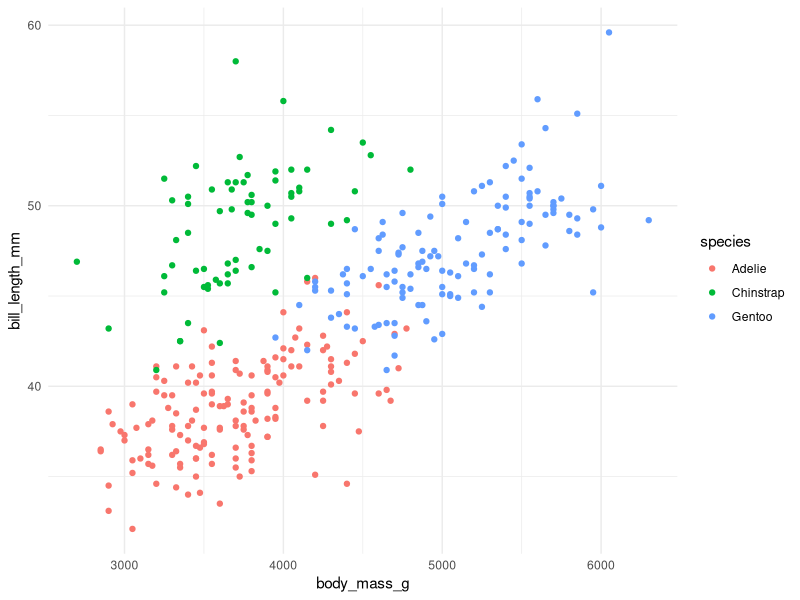

Recreate this plot in R.
## ---- chunk 1
#| label: setup
#| message: false
library(tidyverse)
library(palmerpenguins)
## ---- chunk 2
# Make your agreed-upon plot here, e.g.:
# penguins |> ggplot(aes(x = species, y = body_mass_g, fill = species)) + geom_boxplot()
## ---- chunk 3
penguins |> 
  ggplot(
    aes(x = body_mass_g, y = bill_length_mm)
  ) +
  geom_point(aes(color = species)) +
  theme_minimal()
